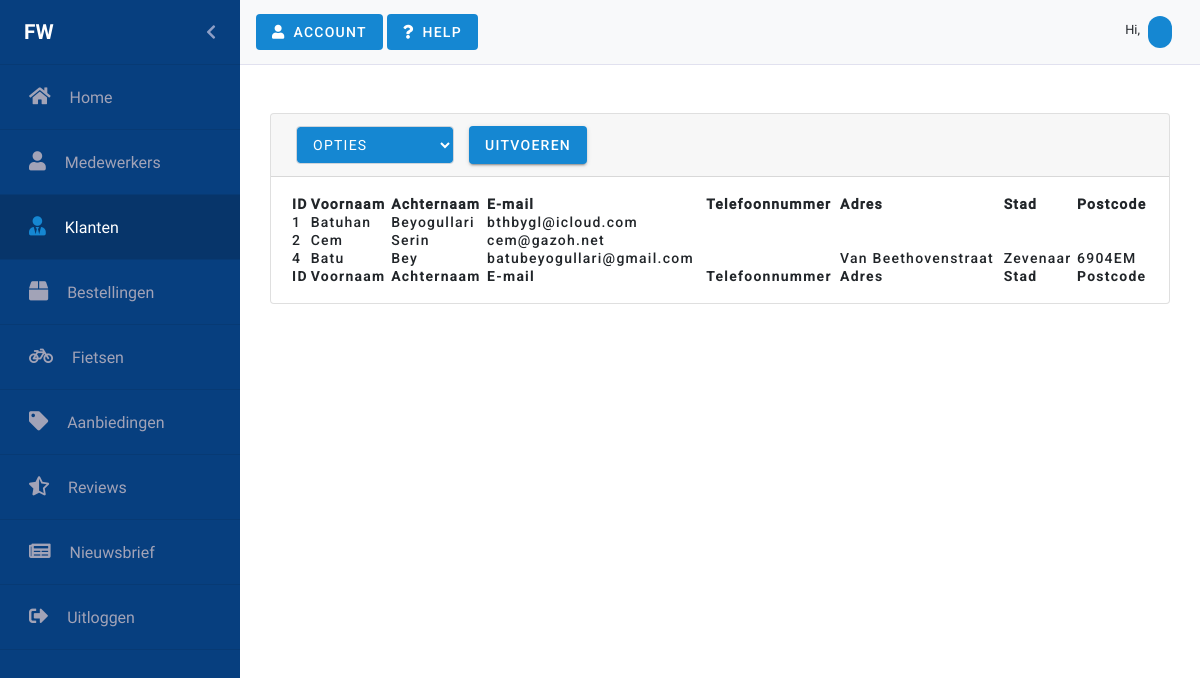
Before: /Klanten.php with the older database file.
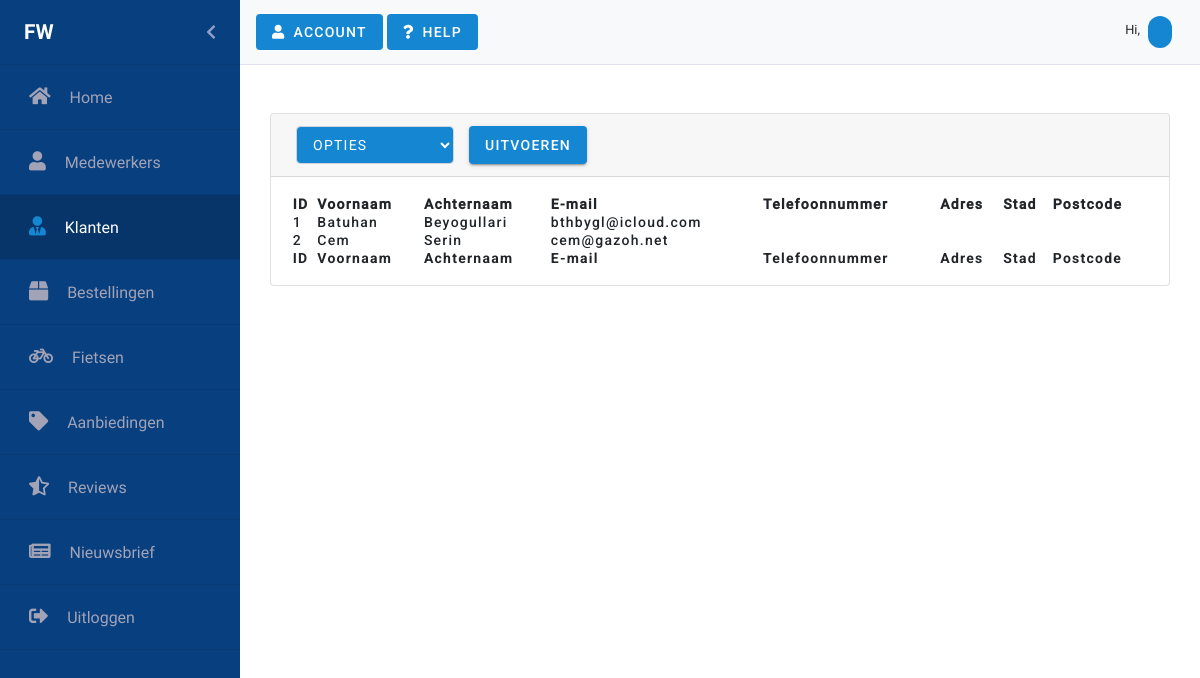
After: the same page with the newer database file.
### tables this page shows
CREATE TABLE `customers` (
  `id` int(11) NOT NULL,
  `username` varchar(50) NOT NULL,
  `first_name` varchar(30) NOT NULL,
  `last_name` varchar(30) NOT NULL,
  `adress` varchar(60) NOT NULL,
  `house_number` varchar(4) NOT NULL,
  `city` varchar(45) NOT NULL,
  `zip_code` varchar(6) NOT NULL,
  `email` varchar(60) NOT NULL,
  `email_verified` tinyint(1) NOT NULL,
  `phone` varchar(11) NOT NULL,
  `password` varchar(255) NOT NULL,
  `register_date` datetime NOT NULL DEFAULT CURRENT_TIMESTAMP,
  `remember_me` varchar(80) NOT NULL,
  `last_login` datetime NOT NULL
);

### Klanten.php (the view, shortened to what the changed rows need)
<?php
require_once("Controllers/dbconnect.php");
$records = $con->query("SELECT * FROM customers");
?>
<html lang="en">
<head>
    <link rel="stylesheet" href="https://stackpath.bootstrapcdn.com/bootstrap/4.3.1/css/bootstrap.min.css"
>
    <link rel="stylesheet" href="https://use.fontawesome.com/releases/v5.8.2/css/all.css"
          type='text/css' media='all'>
    <link href="css/Material/material-components-web.min.css" rel="stylesheet">
    <link rel="stylesheet" href="scss/backend.css">
    <link rel="stylesheet" type="text/css" href="css/Datatable/select.dataTables.min.css">
    <link rel="stylesheet" type="text/css" href="css/Datatable/datatables.min.css"/>
    <link rel="stylesheet" type="text/css" href="css/Animate/animate.css">
</head>
<body>
<div id="wrapper" class="toggled">
    <div class="row gebruikers">
        <div class="card text-black mb-5 mt-5">
            <div id="datatable-card" class="card-body-table">
                <table id="klanten" class="table-card" style="width:100%">
                    <thead>
                    <tr>
                        <th></th>
                        <th>ID</th>
                        <th>Voornaam</th>
                        <th>Achternaam</th>
                        <th>E-mail</th>
                        <th>Telefoonnummer</th>
                        <th>Adres</th>
                        <th>Stad</th>
                        <th>Postcode</th>
                    </tr>
                    </thead>
                    <tbody>
                    <?php
                    while ($row = mysqli_fetch_array($records)) {
                        ?>
                        <tr>
                            <td></td>
                            <td><?php echo $row['id'] ?></td>
                            <td><?php echo $row['first_name'] ?></td>
                            <td><?php echo $row['last_name'] ?></td>
                            <td><?php echo $row['email'] ?></td>
                            <td><?php echo $row['phone'] ?></td>
                            <td><?php echo $row['adress'] ?></td>
                            <td><?php echo $row['city'] ?></td>
                            <td><?php echo $row['zip_code'] ?></td>
                        </tr>
                        <?php
                    }
                    ?>
                    </tbody>
                    <tfoot>
                    <tr>
                        <th></th>
                        <th>ID</th>
                        <th>Voornaam</th>
                        <th>Achternaam</th>
                        <th>E-mail</th>
                        <th>Telefoonnummer</th>
                        <th>Adres</th>
                        <th>Stad</th>
                        <th>Postcode</th>
                    </tr>
                    </tfoot>
                </table>
            </div>
        </div>
    </div>
</body>
</html>

Changed rows visible on the page:
removed customers: id "4", first_name "Batu", last_name "Bey", email "batubeyogullari@gmail.com", adress "Van Beethovenstraat", city "Zevenaar", zip_code "6904EM"
